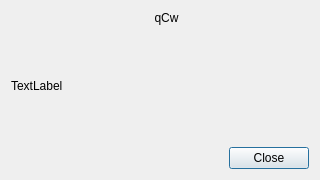
<?xml version="1.0" encoding="UTF-8"?>
<ui version="4.0">
 <class>AboutWindow</class>
 <widget class="QDialog" name="AboutWindow">
  <property name="geometry">
   <rect>
    <x>0</x>
    <y>0</y>
    <width>320</width>
    <height>180</height>
   </rect>
  </property>
  <property name="windowTitle">
   <string>About...</string>
  </property>
  <layout class="QGridLayout" name="gridLayout" rowstretch="0,1,0" columnstretch="0,1">
   <item row="0" column="0">
    <widget class="QLabel" name="imageLabel">
     <property name="text">
      <string/>
     </property>
     <property name="pixmap">
      <pixmap resource="../resources.qrc">:/icons/about.svg</pixmap>
     </property>
     <property name="scaledContents">
      <bool>false</bool>
     </property>
    </widget>
   </item>
   <item row="2" column="0" colspan="2">
    <widget class="QDialogButtonBox" name="buttonBox">
     <property name="standardButtons">
      <set>QDialogButtonBox::Close</set>
     </property>
    </widget>
   </item>
   <item row="0" column="1">
    <widget class="QLabel" name="titleLabel">
     <property name="text">
      <string>qCw</string>
     </property>
     <property name="alignment">
      <set>Qt::AlignCenter</set>
     </property>
    </widget>
   </item>
   <item row="1" column="0" colspan="2">
    <widget class="QLabel" name="textLabel">
     <property name="text">
      <string>TextLabel</string>
     </property>
    </widget>
   </item>
  </layout>
 </widget>
 <resources>
  <include location="../resources.qrc"/>
 </resources>
 <connections/>
</ui>
